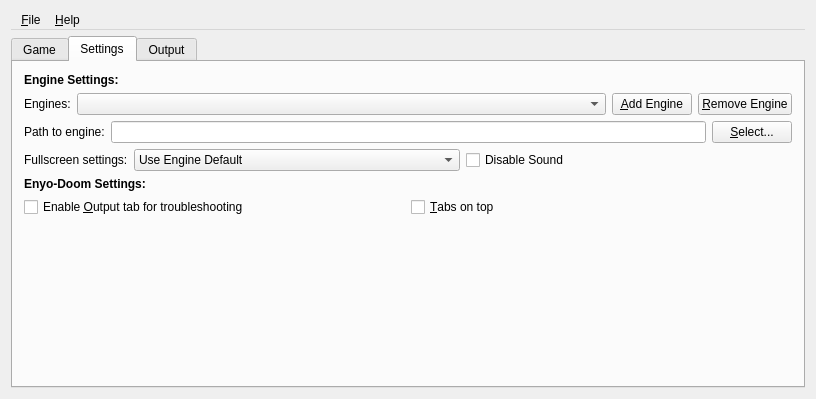
<?xml version="1.0" encoding="UTF-8"?>
<ui version="4.0">
 <class>e_mainwindow</class>
 <widget class="QMainWindow" name="e_mainwindow">
  <property name="geometry">
   <rect>
    <x>0</x>
    <y>0</y>
    <width>816</width>
    <height>399</height>
   </rect>
  </property>
  <property name="windowTitle">
   <string>Enyo-Doom</string>
  </property>
  <widget class="QWidget" name="centralWidget">
   <layout class="QGridLayout" name="gridLayout">
    <item row="0" column="0">
     <widget class="QMenuBar" name="menuBar">
      <widget class="QMenu" name="menu_File">
       <property name="title">
        <string>&amp;File</string>
       </property>
       <addaction name="action_Run"/>
       <addaction name="separator"/>
       <addaction name="actionE_xit"/>
      </widget>
      <widget class="QMenu" name="menu_Help">
       <property name="title">
        <string>&amp;Help</string>
       </property>
       <addaction name="action_About"/>
       <addaction name="action_Webpage"/>
      </widget>
      <addaction name="menu_File"/>
      <addaction name="menu_Help"/>
     </widget>
    </item>
    <item row="1" column="0">
     <layout class="QVBoxLayout" name="verticalLayout"/>
    </item>
    <item row="2" column="0">
     <widget class="QTabWidget" name="tabWidget">
      <property name="currentIndex">
       <number>1</number>
      </property>
      <widget class="QWidget" name="tab">
       <attribute name="title">
        <string>Game</string>
       </attribute>
       <layout class="QGridLayout" name="gridLayout_2">
        <item row="0" column="0">
         <layout class="QHBoxLayout" name="horizontalLayout">
          <property name="sizeConstraint">
           <enum>QLayout::SetDefaultConstraint</enum>
          </property>
          <item>
           <widget class="QComboBox" name="cb_games"/>
          </item>
          <item>
           <widget class="QPushButton" name="btn_add_game">
            <property name="sizePolicy">
             <sizepolicy hsizetype="Fixed" vsizetype="Fixed">
              <horstretch>0</horstretch>
              <verstretch>0</verstretch>
             </sizepolicy>
            </property>
            <property name="text">
             <string>Add &amp;new...</string>
            </property>
           </widget>
          </item>
          <item>
           <widget class="QPushButton" name="btn_remove_game">
            <property name="sizePolicy">
             <sizepolicy hsizetype="Fixed" vsizetype="Fixed">
              <horstretch>0</horstretch>
              <verstretch>0</verstretch>
             </sizepolicy>
            </property>
            <property name="text">
             <string>Remo&amp;ve</string>
            </property>
           </widget>
          </item>
         </layout>
        </item>
        <item row="1" column="0">
         <widget class="Line" name="line">
          <property name="orientation">
           <enum>Qt::Horizontal</enum>
          </property>
         </widget>
        </item>
        <item row="2" column="0">
         <layout class="QVBoxLayout" name="verticalLayout_2">
          <item>
           <layout class="QHBoxLayout" name="horizontalLayout_2">
            <property name="sizeConstraint">
             <enum>QLayout::SetDefaultConstraint</enum>
            </property>
            <item>
             <widget class="QLabel" name="label">
              <property name="sizePolicy">
               <sizepolicy hsizetype="Preferred" vsizetype="Fixed">
                <horstretch>0</horstretch>
                <verstretch>0</verstretch>
               </sizepolicy>
              </property>
              <property name="text">
               <string>Main WAD:</string>
              </property>
             </widget>
            </item>
            <item>
             <widget class="QLineEdit" name="line_main_wad"/>
            </item>
            <item>
             <widget class="QPushButton" name="button_find_wad">
              <property name="text">
               <string>&amp;Select...</string>
              </property>
             </widget>
            </item>
           </layout>
          </item>
          <item>
           <widget class="QLabel" name="label_2">
            <property name="text">
             <string>Add-ons:</string>
            </property>
            <property name="alignment">
             <set>Qt::AlignCenter</set>
            </property>
            <property name="indent">
             <number>0</number>
            </property>
           </widget>
          </item>
          <item>
           <layout class="QHBoxLayout" name="horizontalLayout_3">
            <item>
             <widget class="QListWidget" name="list_pwads"/>
            </item>
            <item>
             <layout class="QVBoxLayout" name="verticalLayout_3">
              <item>
               <widget class="QPushButton" name="button_pwad_add">
                <property name="text">
                 <string>&amp;Add...</string>
                </property>
               </widget>
              </item>
              <item>
               <widget class="QPushButton" name="button_pwad_remove">
                <property name="text">
                 <string>R&amp;emove</string>
                </property>
               </widget>
              </item>
              <item>
               <widget class="QPushButton" name="button_pwad_clear">
                <property name="text">
                 <string>&amp;Clear</string>
                </property>
               </widget>
              </item>
             </layout>
            </item>
           </layout>
          </item>
          <item>
           <layout class="QHBoxLayout" name="horizontalLayout_7">
            <item>
             <widget class="QLabel" name="label_8">
              <property name="text">
               <string>Additional commandline options (advanced): </string>
              </property>
             </widget>
            </item>
            <item>
             <widget class="QLineEdit" name="line_advanced_settings"/>
            </item>
           </layout>
          </item>
          <item>
           <layout class="QHBoxLayout" name="horizontalLayout_elock">
            <property name="sizeConstraint">
             <enum>QLayout::SetDefaultConstraint</enum>
            </property>
            <item>
             <widget class="QLabel" name="label_elock">
              <property name="sizePolicy">
               <sizepolicy hsizetype="Fixed" vsizetype="Preferred">
                <horstretch>0</horstretch>
                <verstretch>0</verstretch>
               </sizepolicy>
              </property>
              <property name="text">
               <string>Override default engine: </string>
              </property>
             </widget>
            </item>
            <item>
             <widget class="QComboBox" name="cb_elock"/>
            </item>
           </layout>
          </item>
         </layout>
        </item>
        <item row="4" column="0">
         <widget class="QPushButton" name="pushButton">
          <property name="sizePolicy">
           <sizepolicy hsizetype="Fixed" vsizetype="Fixed">
            <horstretch>0</horstretch>
            <verstretch>0</verstretch>
           </sizepolicy>
          </property>
          <property name="text">
           <string>&amp;Run</string>
          </property>
         </widget>
        </item>
       </layout>
      </widget>
      <widget class="QWidget" name="tab_2">
       <property name="sizePolicy">
        <sizepolicy hsizetype="Fixed" vsizetype="Fixed">
         <horstretch>0</horstretch>
         <verstretch>0</verstretch>
        </sizepolicy>
       </property>
       <attribute name="title">
        <string>Settings</string>
       </attribute>
       <layout class="QVBoxLayout" name="verticalLayout_5">
        <item>
         <layout class="QGridLayout" name="gridLayout_4">
          <item row="0" column="0">
           <widget class="QLabel" name="label_6">
            <property name="sizePolicy">
             <sizepolicy hsizetype="Fixed" vsizetype="Fixed">
              <horstretch>0</horstretch>
              <verstretch>0</verstretch>
             </sizepolicy>
            </property>
            <property name="text">
             <string>&lt;b&gt;Engine Settings:&lt;/b&gt;		</string>
            </property>
            <property name="alignment">
             <set>Qt::AlignLeading|Qt::AlignLeft|Qt::AlignVCenter</set>
            </property>
           </widget>
          </item>
          <item row="2" column="0">
           <layout class="QHBoxLayout" name="horizontalLayout_4">
            <property name="sizeConstraint">
             <enum>QLayout::SetDefaultConstraint</enum>
            </property>
            <item>
             <widget class="QLabel" name="label_3">
              <property name="sizePolicy">
               <sizepolicy hsizetype="Fixed" vsizetype="Fixed">
                <horstretch>0</horstretch>
                <verstretch>0</verstretch>
               </sizepolicy>
              </property>
              <property name="text">
               <string>Engines:</string>
              </property>
             </widget>
            </item>
            <item>
             <widget class="QComboBox" name="cb_engines">
              <property name="sizePolicy">
               <sizepolicy hsizetype="Preferred" vsizetype="Fixed">
                <horstretch>0</horstretch>
                <verstretch>0</verstretch>
               </sizepolicy>
              </property>
             </widget>
            </item>
            <item>
             <widget class="QPushButton" name="btn_add_engine">
              <property name="sizePolicy">
               <sizepolicy hsizetype="Fixed" vsizetype="Fixed">
                <horstretch>0</horstretch>
                <verstretch>0</verstretch>
               </sizepolicy>
              </property>
              <property name="text">
               <string>&amp;Add Engine</string>
              </property>
             </widget>
            </item>
            <item>
             <widget class="QPushButton" name="btn_remove_engine">
              <property name="sizePolicy">
               <sizepolicy hsizetype="Fixed" vsizetype="Fixed">
                <horstretch>0</horstretch>
                <verstretch>0</verstretch>
               </sizepolicy>
              </property>
              <property name="text">
               <string>&amp;Remove Engine</string>
              </property>
             </widget>
            </item>
           </layout>
          </item>
          <item row="4" column="0">
           <layout class="QHBoxLayout" name="horizontalLayout_6">
            <property name="sizeConstraint">
             <enum>QLayout::SetDefaultConstraint</enum>
            </property>
            <item>
             <widget class="QLabel" name="label_5">
              <property name="sizePolicy">
               <sizepolicy hsizetype="Fixed" vsizetype="Fixed">
                <horstretch>0</horstretch>
                <verstretch>0</verstretch>
               </sizepolicy>
              </property>
              <property name="text">
               <string>Fullscreen settings:</string>
              </property>
             </widget>
            </item>
            <item>
             <widget class="QComboBox" name="cb_windowed">
              <property name="sizePolicy">
               <sizepolicy hsizetype="Minimum" vsizetype="Fixed">
                <horstretch>0</horstretch>
                <verstretch>0</verstretch>
               </sizepolicy>
              </property>
              <item>
               <property name="text">
                <string>Use Engine Default</string>
               </property>
              </item>
              <item>
               <property name="text">
                <string>Force Windowed</string>
               </property>
              </item>
              <item>
               <property name="text">
                <string>Force Fullscreen</string>
               </property>
              </item>
             </widget>
            </item>
            <item>
             <widget class="QCheckBox" name="cb_no_sound">
              <property name="text">
               <string>Disable Sound</string>
              </property>
             </widget>
            </item>
           </layout>
          </item>
          <item row="6" column="0">
           <layout class="QHBoxLayout" name="hl_edsettings">
            <property name="spacing">
             <number>5</number>
            </property>
            <property name="sizeConstraint">
             <enum>QLayout::SetDefaultConstraint</enum>
            </property>
            <item>
             <widget class="QCheckBox" name="cb_show_output">
              <property name="text">
               <string>Enable &amp;Output tab for troubleshooting</string>
              </property>
             </widget>
            </item>
            <item>
             <widget class="QCheckBox" name="cb_tabs_top">
              <property name="text">
               <string>&amp;Tabs on top</string>
              </property>
             </widget>
            </item>
           </layout>
          </item>
          <item row="3" column="0">
           <layout class="QHBoxLayout" name="horizontalLayout_5">
            <property name="sizeConstraint">
             <enum>QLayout::SetDefaultConstraint</enum>
            </property>
            <item>
             <widget class="QLabel" name="label_4">
              <property name="sizePolicy">
               <sizepolicy hsizetype="Fixed" vsizetype="Fixed">
                <horstretch>0</horstretch>
                <verstretch>0</verstretch>
               </sizepolicy>
              </property>
              <property name="text">
               <string>Path to engine:</string>
              </property>
             </widget>
            </item>
            <item>
             <widget class="QLineEdit" name="line_engine_path"/>
            </item>
            <item>
             <widget class="QPushButton" name="btn_select_engine_path">
              <property name="text">
               <string>&amp;Select...</string>
              </property>
             </widget>
            </item>
           </layout>
          </item>
          <item row="5" column="0">
           <widget class="QLabel" name="label_7">
            <property name="sizePolicy">
             <sizepolicy hsizetype="Preferred" vsizetype="Fixed">
              <horstretch>0</horstretch>
              <verstretch>0</verstretch>
             </sizepolicy>
            </property>
            <property name="text">
             <string>
		&lt;b&gt;Enyo-Doom Settings:&lt;/b&gt;
		</string>
            </property>
           </widget>
          </item>
         </layout>
        </item>
        <item>
         <widget class="QLabel" name="label_9">
          <property name="sizePolicy">
           <sizepolicy hsizetype="Preferred" vsizetype="Expanding">
            <horstretch>0</horstretch>
            <verstretch>0</verstretch>
           </sizepolicy>
          </property>
          <property name="text">
           <string/>
          </property>
         </widget>
        </item>
       </layout>
      </widget>
      <widget class="QWidget" name="tab_3">
       <attribute name="title">
        <string>Output</string>
       </attribute>
       <layout class="QGridLayout" name="gridLayout_3">
        <item row="0" column="0">
         <widget class="QPlainTextEdit" name="text_output">
          <property name="readOnly">
           <bool>true</bool>
          </property>
          <property name="PlainText" stdset="0">
           <string>Engine output will be displayed here when game is ran.</string>
          </property>
         </widget>
        </item>
       </layout>
      </widget>
     </widget>
    </item>
   </layout>
  </widget>
  <action name="action_Run">
   <property name="text">
    <string>&amp;Run</string>
   </property>
   <property name="shortcut">
    <string>F2</string>
   </property>
  </action>
  <action name="actionE_xit">
   <property name="text">
    <string>E&amp;xit</string>
   </property>
   <property name="shortcut">
    <string>Ctrl+Q</string>
   </property>
  </action>
  <action name="action_About">
   <property name="text">
    <string>&amp;About...</string>
   </property>
   <property name="shortcut">
    <string>F1</string>
   </property>
  </action>
  <action name="action_Webpage">
   <property name="text">
    <string>&amp;Webpage</string>
   </property>
  </action>
 </widget>
 <layoutdefault spacing="6" margin="11"/>
 <resources/>
 <connections/>
</ui>
